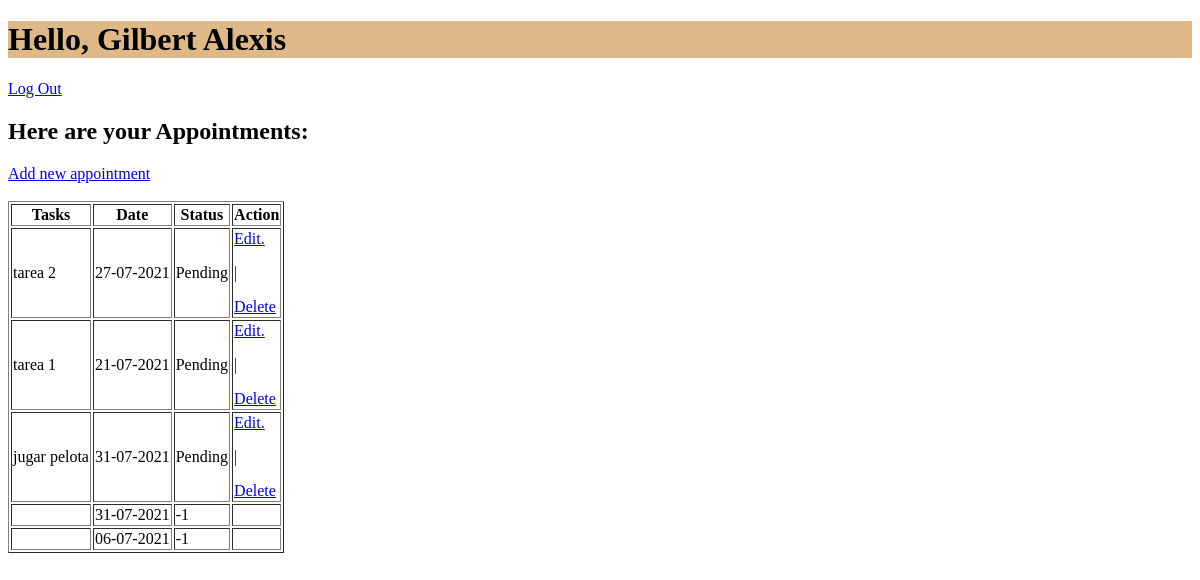
/user/appointments (signed in), run on an earlier commit of the app's database.
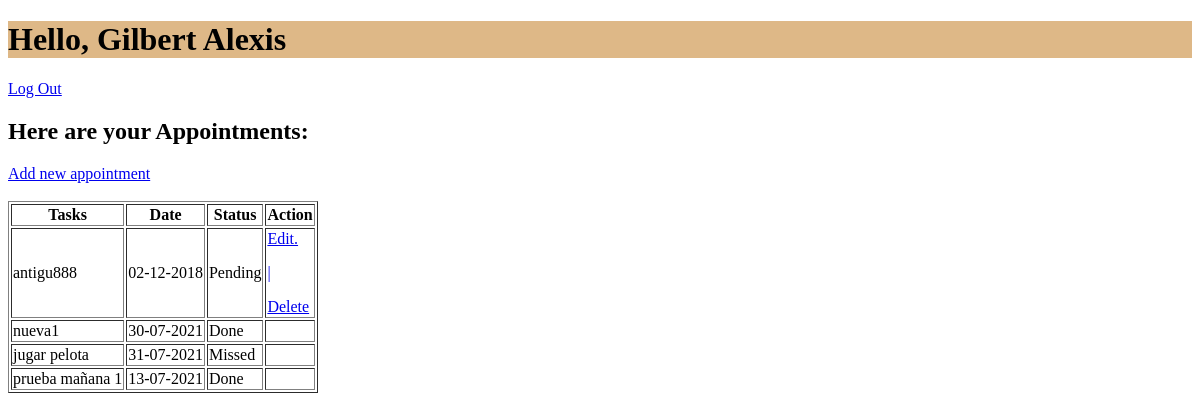
And on a later commit of the database.
### citas_app/models.py (models this page shows)
class User(models.Model):
    first_name = models.CharField(max_length=50)
    last_name = models.CharField(max_length=50)
    email = models.CharField(max_length=50)
    password = models.CharField(max_length=50)
    created_at = models.DateTimeField(auto_now_add=True)
    updated_at = models.DateTimeField(auto_now=True)
    objects = UserManager()

class Appointment(models.Model):
    task = models.CharField(max_length=250)
    date = models.DateTimeField()
    status = models.CharField(max_length=50)
    user_task = models.ForeignKey(User, related_name='user_tasks',on_delete=models.CASCADE)
    created_at = models.DateTimeField(auto_now_add=True)
    updated_at = models.DateTimeField(auto_now=True)
    objects = AppointmentManager()

### citas_app/views.py (the view)
# urls.py: path('user/appointments', views.appointments),
def appointments(request):
    if 'logged_user' not in request.session:
        messages.error(request, 'Please register or please log in first')
        return redirect('/')
    context = {
        'logged_user': User.objects.get(id=request.session['logged_user']),
        'all_appointments': Appointment.objects.filter(user_task_id=request.session['logged_user'])
    }
    return render(request,'appointments.html', context)

### citas_app/templates/appointments.html (shortened to what this page needs)
<!DOCTYPE html>
<html lang="en">
<head>
    {% load static %}
    <link rel = "stylesheet" href="{% static 'style.css' %}">
</head>
<body>
    <div>
        <h1>Hello, {{logged_user.first_name}}</h1>
        <a href='/user/logout'>Log Out</a>
    </div>
    <div>
        <h2>Here are your Appointments:</h2>
        <a href='/user/add_task'>Add new appointment</a>
        <br><br>
    </div>
    <div>
        <table border='1'>
            <thead>
                <th>Tasks</th>
                <th>Date</th>
                <th>Status</th>
                <th>Action</th>
            </thead>
            <tbody> {% for task in all_appointments %}
                    <td>{{task.task}}</td>
                    <td>{{task.date|date:'d-m-Y'}}</td>
                    <td>{{task.status}}</td>
                    <td>
                        {% if task.status == 'Pending' %}
                            <a href='/apointments/edit/{{task.id}}'>Edit.
                            <p>|</p>
                            <a href='/appointment/delete/{{task.id}}'>Delete
                        {% endif %}
                    </td>
            </tbody>{% endfor %}
        </table>
    </div>
</body>
</html>

### citas_app/static/style.css (style rules this page uses)
h1 { background-color: burlywood; }

What changed in the data, as far as the page shows it:
removed Appointment: date "31-07-2021", status "-1"
removed Appointment: date "06-07-2021", status "-1"
changed Appointment "Pending": task "tarea 2" → "antigu888"; date "27-07-2021" → "02-12-2018"
changed Appointment: task "tarea 1" → "nueva1"; date "21-07-2021" → "30-07-2021"; status "Pending" → "Done"; no longer shows "Edit. | Delete"
changed Appointment "jugar pelota": status "Pending" → "Missed"; no longer shows "Edit. | Delete"
added Appointment: task "prueba mañana 1", date "13-07-2021", status "Done"
